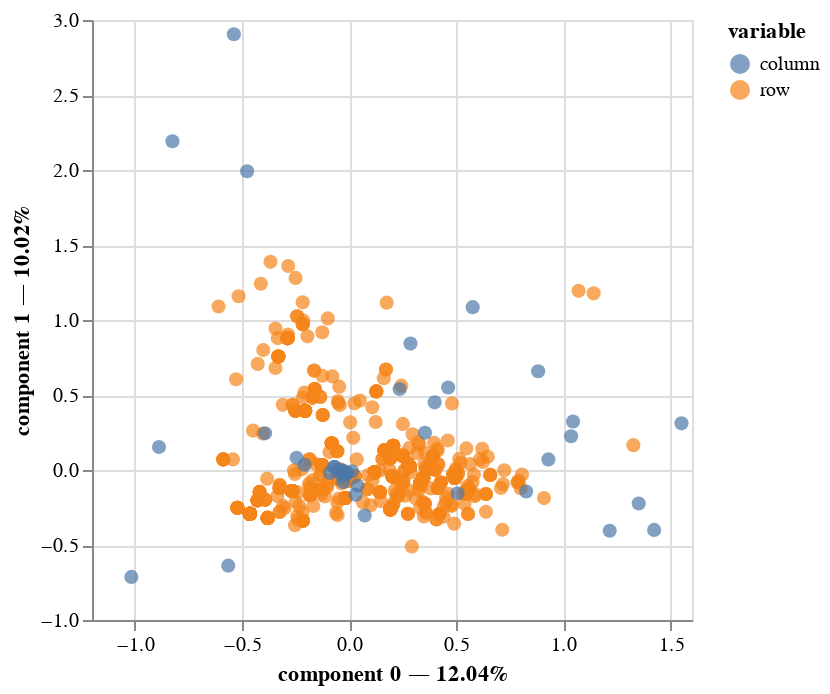

Notebook source saved alongside this figure:
### Code cell
#new mca 
mc2 = prince.MCA(one_hot=False)
mc2 = prince.MCA(n_components=2).fit(allgenes)
mc2.plot(allgenes) # ax=ax)#(df[cols_list])

### Figure 1 — Vega-Lite specification as saved in the notebook (floating-point values rounded to 4 significant figures; data arrays with more than 128 entries replaced by an {"elided": "..."} marker saying what was removed)
{"config": {"view": {"continuousWidth": 300, "continuousHeight": 300}}, "layer": [{"data": {"name": "data-1c87be8c0123ce263d69fdafff9af98b"}, "mark": {"type": "circle", "size": 50}, "encoding": {"color": {"field": "variable", "type": "nominal"}, "tooltip": [{"field": "variable", "type": "nominal"}, {"field": "value", "type": "nominal"}, {"field": "component 0", "type": "quantitative"}, {"field": "component 1", "type": "quantitative"}], "x": {"axis": {"title": "component 0 — 12.04%"}, "field": "component 0", "scale": {"zero": false}, "type": "quantitative"}, "y": {"axis": {"title": "component 1 — 10.02%"}, "field": "component 1", "scale": {"zero": false}, "type": "quantitative"}}, "name": "view_10"}, {"data": {"name": "data-9dac96be03e32afd11a9881f5408c7af"}, "mark": {"type": "circle", "size": 50}, "encoding": {"color": {"field": "variable", "type": "nominal"}, "tooltip": [{"field": "variable", "type": "nominal"}, {"field": "value", "type": "nominal"}, {"field": "component 0", "type": "quantitative"}, {"field": "component 1", "type": "quantitative"}], "x": {"axis": {"title": "component 0 — 12.04%"}, "field": "component 0", "scale": {"zero": false}, "type": "quantitative"}, "y": {"axis": {"title": "component 1 — 10.02%"}, "field": "component 1", "scale": {"zero": false}, "type": "quantitative"}}}], "params": [{"name": "param_10", "select": {"type": "interval", "encodings": ["x", "y"]}, "bind": "scales", "views": ["view_10"]}], "$schema": "https://vega.github.io/schema/vega-lite/v5.16.3.json", "datasets": {"data-1c87be8c0123ce263d69fdafff9af98b": {"elided": "840 records"}, "data-9dac96be03e32afd11a9881f5408c7af": [{"component 0": 0.8261, "component 1": -0.143, "variable": "column", "value": "IDH1_0", "label": "IDH1_0"}, {"component 0": -0.8873, "component 1": 0.1536, "variable": "column", "value": "IDH1_1", "label": "IDH1_1"}, {"component 0": 0.3991, "component 1": 0.4509, "variable": "column", "value": "TP53_0", "label": "TP53_0"}, {"component 0": -0.5643, "component 1": -0.6375, "variable": "column", "value": "TP53_1", "label": "TP53_1"}, {"component 0": 0.3539, "component 1": 0.2482, "variable": "column", "value": "ATRX_0", "label": "ATRX_0"}, {"component 0": -1.016, "component 1": -0.7126, "variable": "column", "value": "ATRX_1", "label": "ATRX_1"}, {"component 0": -0.2453, "component 1": 0.08165, "variable": "column", "value": "PTEN_0", "label": "PTEN_0"}, {"component 0": 1.216, "component 1": -0.4048, "variable": "column", "value": "PTEN_1", "label": "PTEN_1"}, {"component 0": -0.2079, "component 1": 0.03431, "variable": "column", "value": "EGFR_0", "label": "EGFR_0"}, {"component 0": 1.351, "component 1": -0.223, "variable": "column", "value": "EGFR_1", "label": "EGFR_1"}, {"component 0": 0.07249, "component 1": -0.3033, "variable": "column", "value": "CIC_0", "label": "CIC_0"}, {"component 0": -0.4761, "component 1": 1.992, "variable": "column", "value": "CIC_1", "label": "CIC_1"}, {"component 0": -0.06685, "component 1": 0.02048, "variable": "column", "value": "MUC16_0", "label": "MUC16_0"}, {"component 0": 0.5061, "component 1": -0.155, "variable": "column", "value": "MUC16_1", "label": "MUC16_1"}, {"component 0": -0.02725, "component 1": -0.0802, "variable": "column", "value": "PIK3CA_0", "label": "PIK3CA_0"}, {"component 0": 0.2863, "component 1": 0.8426, "variable": "column", "value": "PIK3CA_1", "label": "PIK3CA_1"}, {"component 0": -0.08978, "component 1": -0.01949, "variable": "column", "value": "NF1_0", "label": "NF1_0"}, {"component 0": 1.036, "component 1": 0.2249, "variable": "column", "value": "NF1_1", "label": "NF1_1"}, {"component 0": -0.03174, "component 1": -0.03777, "variable": "column", "value": "PIK3R1_0", "label": "PIK3R1_0"}, {"component 0": 0.462, "component 1": 0.5498, "variable": "column", "value": "PIK3R1_1", "label": "PIK3R1_1"}, {"component 0": 0.03045, "component 1": -0.1645, "variable": "column", "value": "FUBP1_0", "label": "FUBP1_0"}, {"component 0": -0.5379, "component 1": 2.905, "variable": "column", "value": "FUBP1_1", "label": "FUBP1_1"}, {"component 0": -0.07117, "component 1": 0.01998, "variable": "column", "value": "RB1_0", "label": "RB1_0"}, {"component 0": 1.423, "component 1": -0.3996, "variable": "column", "value": "RB1_1", "label": "RB1_1"}, {"component 0": 0.03907, "component 1": -0.1038, "variable": "column", "value": "NOTCH1_0", "label": "NOTCH1_0"}, {"component 0": -0.8246, "component 1": 2.192, "variable": "column", "value": "NOTCH1_1", "label": "NOTCH1_1"}, {"component 0": -0.008421, "component 1": -0.01931, "variable": "column", "value": "BCOR_0", "label": "BCOR_0"}, {"component 0": 0.2355, "component 1": 0.5399, "variable": "column", "value": "BCOR_1", "label": "BCOR_1"}, {"component 0": -0.03088, "component 1": -0.00235, "variable": "column", "value": "CSMD3_0", "label": "CSMD3_0"}, {"component 0": 0.9298, "component 1": 0.07076, "variable": "column", "value": "CSMD3_1", "label": "CSMD3_1"}, {"component 0": 0.01302, "component 1": -0.008139, "variable": "column", "value": "SMARCA4_0", "label": "SMARCA4_0"}, {"component 0": -0.3922, "component 1": 0.2451, "variable": "column", "value": "SMARCA4_1", "label": "SMARCA4_1"}, {"component 0": -0.05151, "component 1": -0.01033, "variable": "column", "value": "GRIN2A_0", "label": "GRIN2A_0"}, {"component 0": 1.551, "component 1": 0.3112, "variable": "column", "value": "GRIN2A_1", "label": "GRIN2A_1"}, {"component 0": -0.01623, "component 1": -0.03056, "variable": "column", "value": "IDH2_0", "label": "IDH2_0"}, {"component 0": 0.5765, "component 1": 1.086, "variable": "column", "value": "IDH2_1", "label": "IDH2_1"}, {"component 0": -0.02483, "component 1": -0.01854, "variable": "column", "value": "FAT4_0", "label": "FAT4_0"}, {"component 0": 0.8819, "component 1": 0.6585, "variable": "column", "value": "FAT4_1", "label": "FAT4_1"}, {"component 0": -0.0281, "component 1": -0.008689, "variable": "column", "value": "PDGFRA_0", "label": "PDGFRA_0"}, {"component 0": 1.045, "component 1": 0.3231, "variable": "column", "value": "PDGFRA_1", "label": "PDGFRA_1"}]}}
